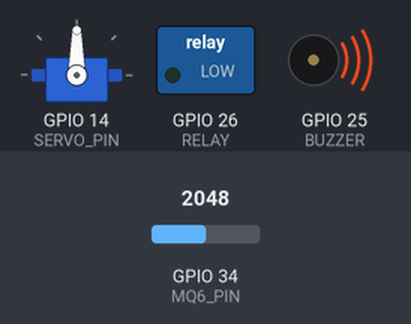
The sketch below on a simulated ESP32. Parts: servo, switched loads named in the sketch (green lamp = pin HIGH), buzzer (waves = sounding, pin HIGH). The test bench sets the inputs (shaded band); at power-on: GPIO 34 (MQ6_PIN) = 2048. WiFi joins after 1.5 s; servers stay silent unless stated; uploads are accepted with an empty reply; what the sketch prints to the serial monitor is not drawn.

Above: at 3.7 s.
3.8 s: GPIO 34 (MQ6_PIN) set to 1835
6.2 s: GPIO 34 (MQ6_PIN) set to 1765
At 7.9 s:
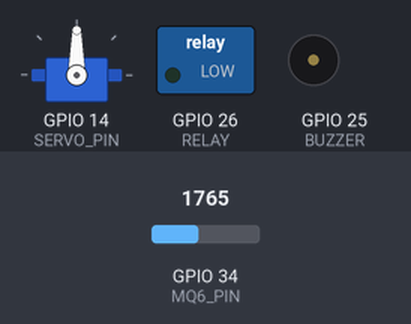
8.6 s: GPIO 34 (MQ6_PIN) set to 1840
At 10.9 s:
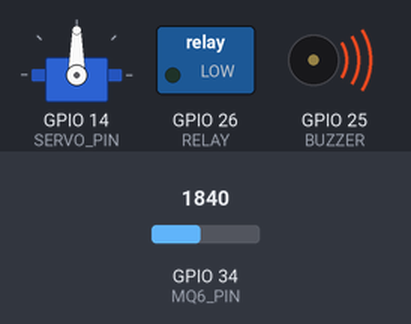
11.2 s: GPIO 34 (MQ6_PIN) set to 1760
At 12.7 s:
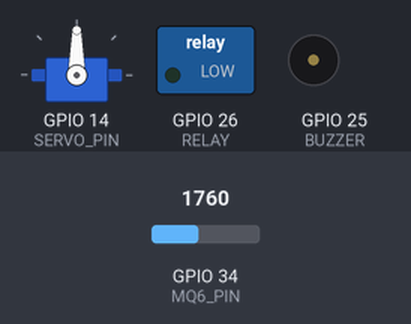
Timing chart, 0 to 14.2 s (numbered marks = the images above; inputs shaded):
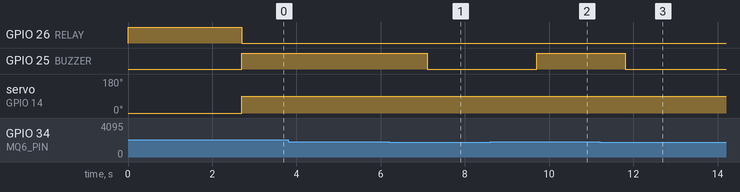

The sketch:

GasLeakDetection_Perfect.ino
```cpp
#include <WiFi.h>
#include <WiFiClientSecure.h>
#include <HTTPClient.h>
#include <ArduinoJson.h>
#include <ESP32Servo.h>

// ---------- WiFi & Firebase ----------
const char* WIFI_SSID = "Mital";
const char* WIFI_PASSWORD = "12346789";
String FIREBASE_DB_URL = "https://smartgas-c6396-default-rtdb.firebaseio.com/";
String FIREBASE_AUTH = "fJV8LMi0I28bvVdYShi8iROpz9nFPXjM8CYNHINs";

// ---------- Pins ----------
#define MQ6_PIN 34
#define BUZZER 25
#define RELAY 26
#define SERVO_PIN 14
#define RELAY_ACTIVE_LOW true

// ---------- Variables ----------
Servo myServo;
int gasThreshold = 1800;
bool gasLatched = false;
bool resetCommand = false;
bool notified = false;
unsigned long lastSync = 0;

// ---------- WiFi ----------
void connectWiFi() {
  if (WiFi.status() == WL_CONNECTED) return;
  WiFi.begin(WIFI_SSID, WIFI_PASSWORD);
  int retry = 0;
  while (WiFi.status() != WL_CONNECTED && retry < 20) {
    delay(500); Serial.print("."); retry++;
  }
}

// ---------- Firebase ----------
String makeUrl(const String& path) {
  return FIREBASE_DB_URL + path + ".json?auth=" + FIREBASE_AUTH;
}

String firebaseGet(const String& path) {
  WiFiClientSecure client; client.setInsecure();
  HTTPClient http; http.begin(client, makeUrl(path));
  int code = http.GET();
  String body = (code == 200) ? http.getString() : "";
  http.end(); return body;
}

void firebaseSet(const String& path, String value) {
  WiFiClientSecure client; client.setInsecure();
  HTTPClient http; http.begin(client, makeUrl(path));
  http.addHeader("Content-Type", "application/json");
  http.PUT(value); http.end();
}

// ---------- Relay ----------
void setRelay(bool state) {
  digitalWrite(RELAY, RELAY_ACTIVE_LOW ? (state ? LOW : HIGH) : (state ? HIGH : LOW));
}

// ---------- Sync ----------
void fetchFirebase() {
  String t = firebaseGet("/settings/threshold");
  if (t != "" && t != "null") gasThreshold = t.toInt();

  String resetVal = firebaseGet("/controls/reset");
  resetCommand = (resetVal == "true");
}

// ---------- Setup ----------
void setup() {
  Serial.begin(115200);
  pinMode(BUZZER, OUTPUT); pinMode(RELAY, OUTPUT); pinMode(MQ6_PIN, INPUT);
  digitalWrite(BUZZER, LOW); setRelay(false);
  myServo.attach(SERVO_PIN); myServo.write(0);
  connectWiFi();
  delay(1000);
}

// ---------- LIVE LOOP ----------
void loop() {
  connectWiFi();
  if (WiFi.status() != WL_CONNECTED) return;

  unsigned long now = millis();
  int gasValue = analogRead(MQ6_PIN);
  bool gasActive = gasValue >= gasThreshold;

  // 1. FAST SENSOR PUSH
  firebaseSet("/sensor/gas", String(gasValue));

  if (gasActive) {
    gasLatched = true;
    digitalWrite(BUZZER, HIGH); myServo.write(90); setRelay(true);

    // Update live indicators for App
    firebaseSet("/device/fan", "true");
    firebaseSet("/device/servo", "true");
    firebaseSet("/device/buzzer", "true");
    firebaseSet("/device/status", "\"DANGER\"");

    if (!notified) {
      firebaseSet("/alerts/lastAlert", "\"🚨 GAS LEAK DETECTED\"");
      notified = true;
    }
  }
  else if (gasLatched) {
    digitalWrite(BUZZER, LOW);

    if (now - lastSync > 1500) {
      lastSync = now;
      fetchFirebase();

      // Read manual overrides from App
      String fanCmd = firebaseGet("/controls/fan");
      if (fanCmd != "") setRelay(fanCmd == "true");

      String servoCmd = firebaseGet("/controls/servo");
      if (servoCmd != "") myServo.write(servoCmd == "true" ? 90 : 0);

      if (resetCommand) {
        gasLatched = false; notified = false;
        myServo.write(0); setRelay(false);
        firebaseSet("/controls/reset", "false");
        firebaseSet("/controls/fan", "false");
        firebaseSet("/controls/servo", "false");
        firebaseSet("/device/status", "\"SAFE\"");
      }
    }
  }
  else {
    digitalWrite(BUZZER, LOW); myServo.write(0); setRelay(false);
    if (now - lastSync > 3000) {
      lastSync = now;
      fetchFirebase();
      firebaseSet("/device/fan", "false");
      firebaseSet("/device/servo", "false");
      firebaseSet("/device/buzzer", "false");
      firebaseSet("/device/status", "\"SAFE\"");
    }
  }
  delay(50);
}
```

Measured:
- the behaviour switches between 1800 and 1799 on GPIO 34 (MQ6_PIN) (found by bisection; images 0 and 1)
- after the input at 3.8 s, every drawn part: stays the same
- after the input at 6.2 s, GPIO 25 (BUZZER): HIGH → LOW after 0.90 s
- after the input at 8.6 s, GPIO 25 (BUZZER): LOW → HIGH after 1.1 s
- after the input at 11.2 s, GPIO 25 (BUZZER): HIGH → LOW after 0.61 s
